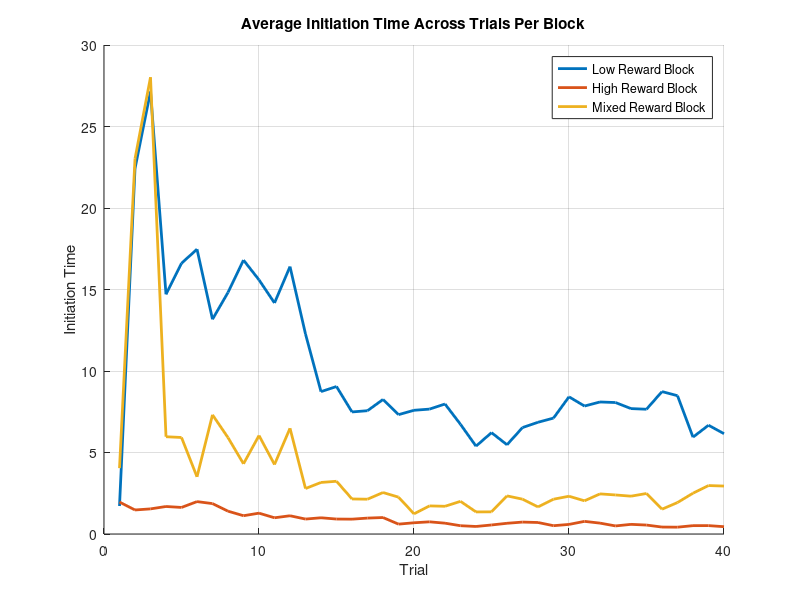
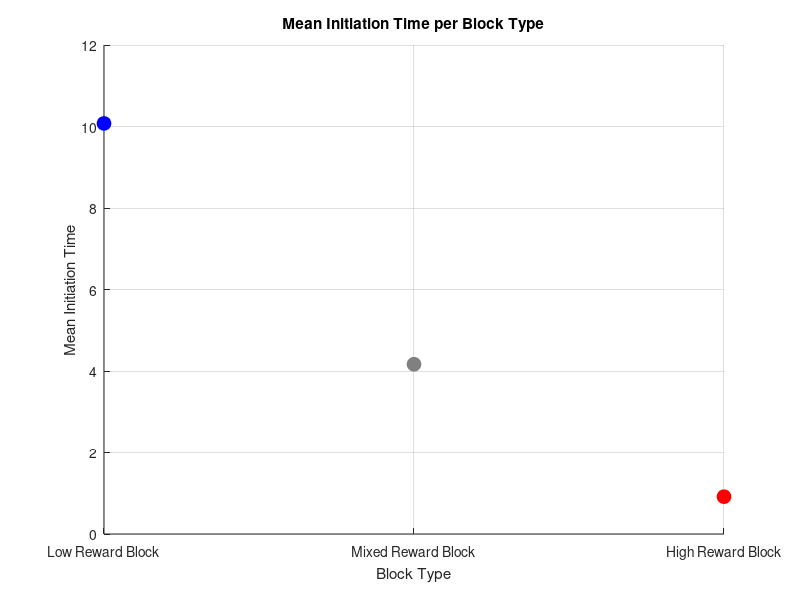
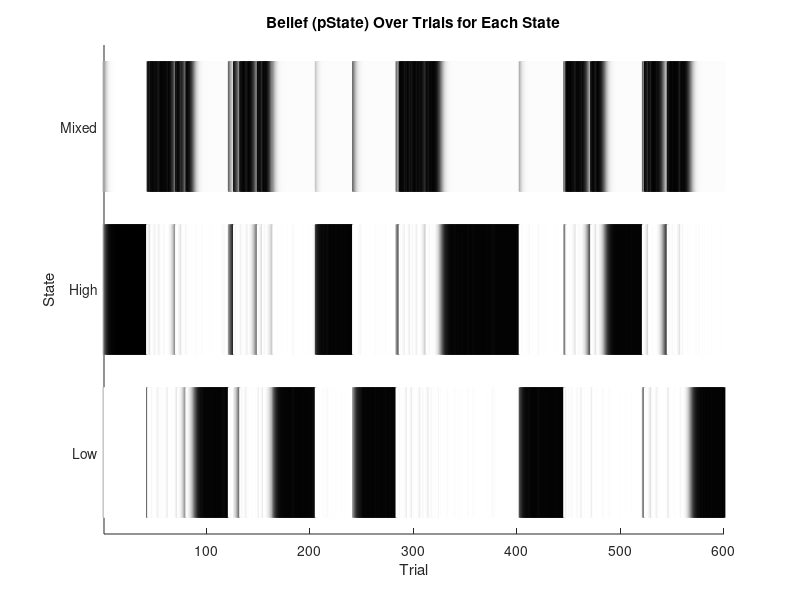

The MATLAB source for these figures, in order: (Note: this script raises an error after producing the figures.)
clearvars 

%% Task Parameters
runs = 5; %how many times it will go through each trial block

num_blocks = 3;
nStates = num_blocks;
low_rewards = [5 10 20]; %possible rewards in the low reward block
high_rewards = [20 40 80]; %possible rewards in the high reward block
mixed_rewards = [5 10 20 40 80]; %possible rewards in the mixed block

% turn possibilities into probabilities
highDist=[0, 0, 1, 1, 1];
lowDist=[ 1, 1, 1, 0, 0];
midDist=[ 1, 1, 1, 1, 1];

highDist=highDist./sum(highDist);
lowDist=lowDist./sum(lowDist);
midDist=midDist./sum(midDist);
allProb = [lowDist; highDist; midDist];
flatDist=ones(nStates,1)./nStates;

num_trials = 40;
haz=0; %inialize hazard rate to 0 bc animal doesn know that states will change
numhaz = 0; %initialize this to 0 too

all_rewards = nan(num_blocks, num_trials, runs); %record of all of the rewards that the animal received (columns are trials, rows are blocks, frames are runs)
initiation_times = nan(num_blocks, num_trials, runs); % initiation times

trial_initiation_times = nan(1,num_blocks*num_trials*runs);
trial_rewards = nan(1,num_blocks*num_trials*runs);
state_order = [];
RPE_first_ten = nan(num_blocks,10, runs); %reward prediction errors for the first 10 trials of every block
beliefs_first_ten = nan(num_blocks,11, runs); %record the beliefs for the firs 10 trials of every block and the one trial before them (bc we're gonna calc the change later)

opt_out = nan; %this will change once we have the model

%% Model Parameters

state_neurons = rand(3,1)/10; %initialize the initial state values between 0-0.1
synaptic_lr = 0.3;
state_lr = 0.1;
D = 0.1; %Scale factor for initiation times

%% Runs
weight_matrix = rand(3,1);
epsilon = 1e-3; % to avoid division by zero

pState = flatDist;
trial_counter = 1;
for run = 1:runs
    block_order = randperm(3); %the order that blocks will be presented in for this run 
    
    for b = 1:length(block_order)
        possible_rewards = [];
        if block_order(b) == 1 %if the bth block is 1, the possible rewards are the low value ones
            possible_rewards = low_rewards;
          
        elseif block_order(b) == 2 %if the bth block is 2, the possible rewards are the high value ones
            possible_rewards = high_rewards;
            
        elseif block_order(b) == 3 %if the bth block is 3, the possible rewards are the mixed value ones
            possible_rewards = mixed_rewards;
            
        end

        for t = 1:num_trials
            ground_truth_states(trial_counter) = block_order(b);
            
            reward_index = randi(length(possible_rewards), 1);
            reward_val   = possible_rewards(reward_index);    
            global_index = find([5 10 20 40 80] == reward_val);
            
            allPState(trial_counter,:) = pState;
            
            %state inference
            likeRew = allProb(:, global_index);
            prior = pState.*(1-haz)+flatDist.*haz;
            pState=likeRew.*prior;
            pState=pState./sum(pState);

            %updating weights and state values
            trial_reward_offer = possible_rewards(reward_index)/80; %the reward that could be represented on this trial
            output_act = (weight_matrix)'*state_neurons; %should be 1x1
            output_act = max(output_act,0);
            RPE = trial_reward_offer - output_act;
            weight_matrix = weight_matrix.*(1-synaptic_lr) + (synaptic_lr * RPE * pState); %existing weights + weight update
            state_neurons = state_neurons.*pState*(1-state_lr) + state_lr*RPE; %existing state + state update

            % Compute and store initiation time (higher activation = faster initiation)
            initiation_time = D / (output_act + epsilon);
            initiation_times_raw(trial_counter) = initiation_time;
            initiation_times(block_order(b), t, run) = initiation_time;
            trial_initiation_times(trial_counter) = initiation_time;
            trial_rewards(trial_counter) = trial_reward_offer;

            if t == 40
                state_order(end+1) = block_order(b);
            end
            
            if t<11
                RPE_first_ten(b, t, run) = RPE;
                if run == 1 && b ==1 && t ==1
                    beliefs_first_ten(b,t,run) = 0;
                else
                    [row,column] = max(allPState(trial_counter-1,:));
                    beliefs_first_ten(b,t,run) = column;
                    [row,column] = max(allPState(trial_counter,:));
                    beliefs_first_ten(b,t+1,run) = column;
                end
            end

                if trial_counter ~= 1 && ground_truth_states(trial_counter)-ground_truth_states(trial_counter-1) ~= 0
                numhaz = numhaz + 1;
                haz = numhaz/trial_counter;
                end


            all_rewards(block_order(b), t, run) = trial_reward_offer; %this is set up so that the row (block index) is constant despite the fact that the order of the blocks is changing (so the first row will always be low reward, second high, and third mixed)
            trial_counter = trial_counter + 1;

        end
    end
end

%% Plot Initiation Times
figure;
hold on;
colors = lines(num_blocks);
labels = {'Low Reward Block', 'High Reward Block', 'Mixed Reward Block'};

for block = 1:num_blocks
    avg_initiation = squeeze(mean(initiation_times(block, :, :), 3)); % avg across runs
    plot(avg_initiation, 'LineWidth', 2, 'Color', colors(block,:));
end

xlabel('Trial');
ylabel('Initiation Time');
legend(labels);
title('Average Initiation Time Across Trials Per Block');
grid on;

%% Calculate the Mean Initiation Time Per Block Type
% For each block, average initiation time across all trials and runs
mean_initiation_time = squeeze(mean(mean(initiation_times, 2), 3));

%% Plot the Mean Initiation Times Per Block as Dots with Custom Colors
figure;
hold on;
plot(1, mean_initiation_time(1), 'o', 'Color', 'b', 'MarkerFaceColor', 'b', 'MarkerSize', 10);
plot(2, mean_initiation_time(3), 'o', 'Color', [0.5 0.5 0.5], 'MarkerFaceColor', [0.5 0.5 0.5], 'MarkerSize', 10);
plot(3, mean_initiation_time(2), 'o', 'Color', 'r', 'MarkerFaceColor', 'r', 'MarkerSize', 10);


% Set x-axis tick labels corresponding to the block types
set(gca, 'XTick', 1:3, 'XTickLabel', {'Low Reward Block', 'Mixed Reward Block', 'High Reward Block'});
xlabel('Block Type');
ylabel('Mean Initiation Time');
title('Mean Initiation Time per Block Type');
grid on;

%% Plotting States
% --- Flatten pState across runs/trials ---
flatP = reshape(allPState, [], 3);   % size = (runs*num_trials)×3 = 600×3

% --- Plot as three rows of vertical lines ---
figure; hold on;
numTrialsTotal = size(flatP,1);

for s = 1:3
    for t = 1:numTrialsTotal
        intensity = flatP(t,s);          % pState for state s at trial t
        grayLevel  = 1 - intensity;      % 0 = black (high prob), 1 = white (low prob)
        line([t t], [s-0.4, s+0.4], ...   % small vertical segment
             'Color', [grayLevel grayLevel grayLevel], ...
             'LineWidth', 2);
    end
end

% --- Tidy up axes ---
xlim([1 numTrialsTotal]);
ylim([0.5 3.5]);
yticks(1:3);
yticklabels({'Low','High','Mixed'});   % or whatever your state‐order is
xlabel('Trial');
ylabel('State');
title('Belief (pState) Over Trials for Each State');

yyaxis right
plot(1:numTrialsTotal, initiation_times_raw, 'b-', 'LineWidth', 1.5);
ylabel('Initiation Time');
grid on;

% 1) Flatten all_rewards into 1×(runs*num_trials)
flatR = reshape(ground_truth_states, 1, []);    % size = 1×200

% 2) Plot exactly as before—but now for the actual state
N = length(ground_truth_states);
figure; hold on;
for s = 1:3
    idx = find(ground_truth_states == s);
    for t = idx'
        line([t t], [s-0.4, s+0.4], 'Color', [0 0 0], 'LineWidth', 2);
    end
end

xlim([1 N]);
ylim([0.5 3.5]);
yticks(1:3);
yticklabels({'Low','High','Mixed'});
xlabel('Trial');
ylabel('State');
title('Actual Block Sequence');


%% Plot the trial initiation time as a function of trial from block switch (figure 2A)

%get the variables
switch_trials = num_trials:num_trials:size(allPState,1);
switch_trials = switch_trials+1;
switch_trials = switch_trials(1:end-1);
lowtomixed = [];
hightomixed = [];
for s = 1:length(switch_trials)
    thirtybefore = switch_trials(s) - 30; 
    fourtyafter = switch_trials(s) + (40-1);
    if state_order(s) == 1 &&  state_order(s+1)== 3
        lowtomixed(end+1,:) = trial_initiation_times(thirtybefore:fourtyafter);
    elseif state_order(s) == 2 &&  state_order(s+1)== 3
        hightomixed(end+1,:) = trial_initiation_times(thirtybefore:fourtyafter);
    end
end
mean_lowtomixed = mean(lowtomixed,1);
mean_hightomixed = mean(hightomixed,1);

%plot
figure;
hold on;
plot(-30:39, mean_lowtomixed, 'Color', 'b', 'LineWidth', 2);
plot(-30:39, mean_hightomixed, 'Color', 'r', 'LineWidth', 2);
xlabel('Trial fromm Block Switch');
ylabel('Trial Initiation Time');
hold off;


%plot wih "causal filter" (what they did in the paper)
windowSize = 10;
filteredmeanlowtomixed= nan(size(mean_lowtomixed));
filteredmeanhightomixed = nan(size(mean_hightomixed));
for n = windowSize:length(mean_lowtomixed)
    filteredmeanlowtomixed(n) = mean(mean_lowtomixed(n-windowSize+1:n));
    filteredmeanhightomixed(n) = mean(mean_hightomixed(n-windowSize+1:n));
end
figure;
hold on;
plot(-30:39, filteredmeanlowtomixed, 'Color', 'b', 'LineWidth', 2);
plot(-30:39, filteredmeanhightomixed, 'Color', 'r', 'LineWidth', 2);
xlabel('Trial from Block Switch');
xlim([-20 40]);
ylabel('Trial Initiation Time');
title('with 10 trial filter')
hold off;


%% Initiation times as a function of RPE sign


belief_change_first_ten = diff(beliefs_first_ten,1,2); 
median_belief_change = median(belief_change_first_ten, "all");

low_belief_change = [];
high_belief_change = [];

for run = 1:runs
    for b = 1:num_blocks
        for t = 1:10
            flat_index = (run - 1) * num_blocks * num_trials + (b - 1) * num_trials + t;

            if flat_index <= 1 || isnan(RPE_first_ten(b,t,run))
                continue; % skip invalid or NaN RPE
            end

            delta_init_time = trial_initiation_times(flat_index) - trial_initiation_times(flat_index - 1);

            if belief_change_first_ten(b,t,run) < median_belief_change
                if RPE_first_ten(b,t,run) < 0
                    low_belief_change(end+1,1) = delta_init_time;
                elseif RPE_first_ten(b,t,run) > 0
                    low_belief_change(end+1,2) = delta_init_time;
                end
            else
                if RPE_first_ten(b,t,run) < 0
                    high_belief_change(end+1,1) = delta_init_time;
                elseif RPE_first_ten(b,t,run) > 0
                    high_belief_change(end+1,2) = delta_init_time;
                end
            end
        end
    end
end

mean_lowbeliefchange = mean(low_belief_change, 1, 'omitnan');
mean_highbeliefchange = mean(high_belief_change, 1, 'omitnan');


%now plot
figure;
hold on;
plot([1 2], mean_lowbeliefchange.*10, 'Color', 'b', 'LineWidth', 2, 'DisplayName', 'Low Change in Belief');
plot([1 2], mean_highbeliefchange.*10, 'Color', 'r', 'LineWidth', 2, 'DisplayName', 'High Change in Belief');
legend('show');
ylabel('Change in Initiation Time (x10^-1)');
xlim([0 3]);
xticks([1 2]);
xticklabels({'RPE<0', 'RPE>0'});
hold off;

